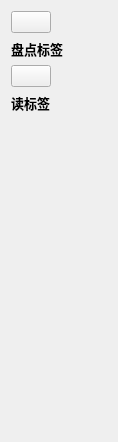
      <widget class="QWidget" name="page_6">
       <property name="geometry">
        <rect>
         <x>0</x>
         <y>0</y>
         <width>118</width>
         <height>442</height>
        </rect>
       </property>
       <attribute name="label">
        <string>行标协议</string>
       </attribute>
       <layout class="QVBoxLayout" name="verticalLayout_3">
        <item>
         <widget class="QPushButton" name="hbTagOperateIcon">
          <property name="sizePolicy">
           <sizepolicy hsizetype="Maximum" vsizetype="Maximum">
            <horstretch>0</horstretch>
            <verstretch>0</verstretch>
           </sizepolicy>
          </property>
          <property name="text">
           <string/>
          </property>
          <property name="icon">
           <iconset>
            <normaloff>icons/inventory.ico</normaloff>icons/inventory.ico</iconset>
          </property>
          <property name="iconSize">
           <size>
            <width>60</width>
            <height>60</height>
           </size>
          </property>
         </widget>
        </item>
        <item>
         <widget class="QLabel" name="label_34">
          <property name="font">
           <font>
            <pointsize>10</pointsize>
            <weight>75</weight>
            <bold>true</bold>
           </font>
          </property>
          <property name="text">
           <string>盘点标签</string>
          </property>
          <property name="alignment">
           <set>Qt::AlignJustify|Qt::AlignVCenter</set>
          </property>
         </widget>
        </item>
        <item>
         <widget class="QPushButton" name="hbReadIcon">
          <property name="sizePolicy">
           <sizepolicy hsizetype="Maximum" vsizetype="Maximum">
            <horstretch>0</horstretch>
            <verstretch>0</verstretch>
           </sizepolicy>
          </property>
          <property name="text">
           <string/>
          </property>
          <property name="icon">
           <iconset>
            <normaloff>icons/read.ico</normaloff>icons/read.ico</iconset>
          </property>
          <property name="iconSize">
           <size>
            <width>60</width>
            <height>60</height>
           </size>
          </property>
         </widget>
        </item>
        <item>
         <widget class="QLabel" name="label_62">
          <property name="font">
           <font>
            <pointsize>10</pointsize>
            <weight>75</weight>
            <bold>true</bold>
           </font>
          </property>
          <property name="text">
           <string>读标签</string>
          </property>
          <property name="alignment">
           <set>Qt::AlignJustify|Qt::AlignVCenter</set>
          </property>
         </widget>
        </item>
        <item>
         <spacer name="verticalSpacer_4">
          <property name="orientation">
           <enum>Qt::Vertical</enum>
          </property>
          <property name="sizeHint" stdset="0">
           <size>
            <width>20</width>
            <height>40</height>
           </size>
          </property>
         </spacer>
        </item>
       </layout>
      </widget>
